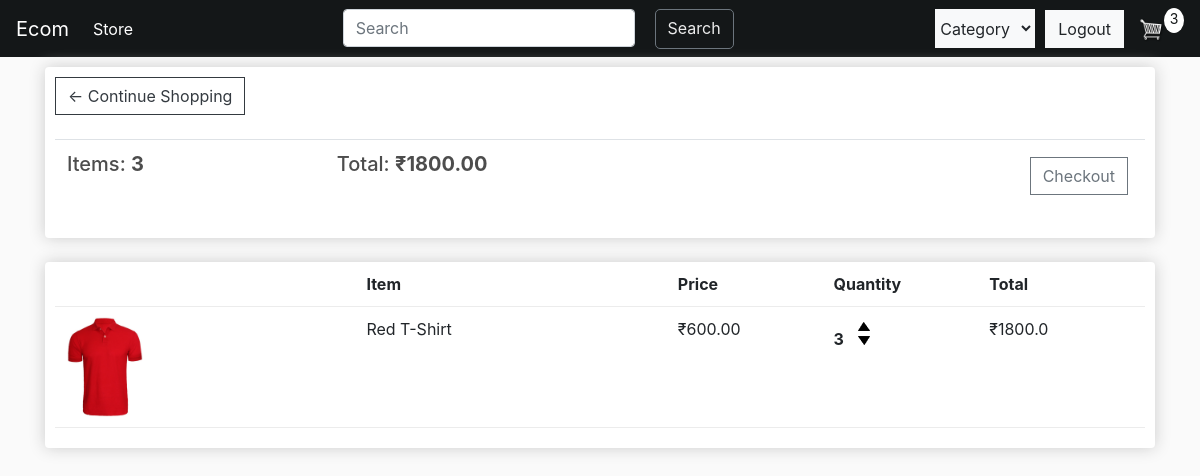
Page /cart (signed in) on the earlier database version.
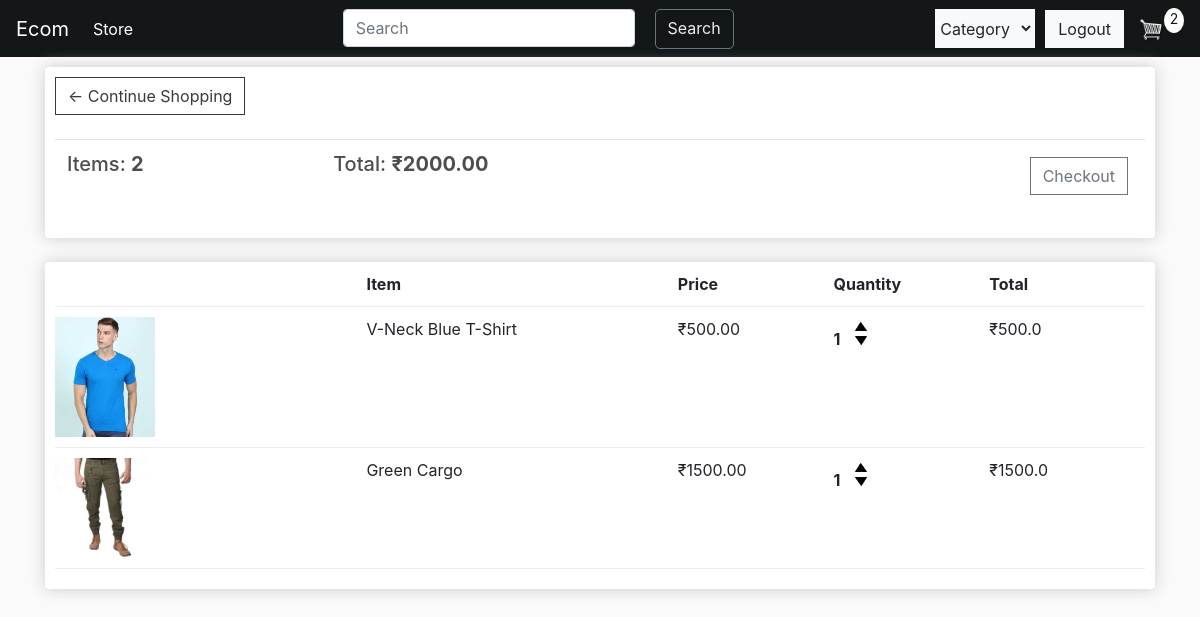
Same page on the later database version.
### store/models.py (models this page shows, shortened)
class Order(models.Model):
    customer = models.ForeignKey(Customer, on_delete=models.SET_NULL,blank=True,null=True)
    date_ordered = models.DateTimeField(auto_now_add=True)
    complete = models.BooleanField(default=False,null=True,blank=False)
    transaction_id = models.CharField(max_length=200, null=True)
    @property
    def get_cart_total(self):
        orderitem = self.orderitem_set.all()
        total =  sum([item.get_total for item in orderitem])
        return total
    @property
    def get_cart_items(self):
        orderitem = self.orderitem_set.all()
        total = sum([item.quantity for item in orderitem])
        return total

class OrderItem(models.Model):
    product = models.ForeignKey(Product, on_delete=models.SET_NULL, null =True)
    order = models.ForeignKey(Order, on_delete = models.SET_NULL, null = True)
    quantity = models.IntegerField(default = 0, null = True, blank = True)
    date_added = models.DateTimeField(auto_now_add = True)
    @property
    def get_total(self):
        total = self.product.price * self.quantity
        return total

class Product(models.Model):
    name = models.CharField(max_length=200,null=True)
    price = models.FloatField()
    description = models.CharField(max_length=500,blank=True,default="")
    CATEGORY = (('shirt','SHIRT'), ('t-shirt','T-SHIRT'),('trouser','TROUSER'))
    categories = models.CharField(max_length=7,choices=CATEGORY,default='shirt')
    image = models.ImageField(null=True,blank = True)
    stock = models.IntegerField(default = 0)
    @property
    def imageURL(self):
        try:
            url = self.image.url
        except:
            url = ''
        return url

### store/views.py (the view)
# urls.py: path('cart',views.cart,name='cart'),
def cart(request):
    if request.user.is_authenticated:
        customer = request.user.customer
        order, created = Order.objects.get_or_create(customer=customer, complete = False)
        items = order.orderitem_set.all()
        cartItems = order.get_cart_items
    else:
        items = []
        order = {"get_cart_items":0,"get_cart_total":0}
        cartItems = order["get_cart_items"]
    context = {"items":items, "order":order, "cartItems": cartItems}
    return render(request,'store/cart.html',context)

### store/templates/store/cart.html
{% extends 'store/main.html'%}
{% load static%}
{%block content%}
<div class="row">
    <div class="col-lg-12">
        <div class="box-element">
          <a class="btn btn-outline-dark" href="{%url 'store'%}">&#8592; Continue Shopping</a>
          <br>
          <br>
          <table class="table">
              <th><h5>Items: <strong>{{order.get_cart_items}}</strong></h6></th>
              <th><h5>Total: <strong>₹{{order.get_cart_total|floatformat:2}}</strong></h6></th>
              <th>
                  {% if user.is_authenticated %}
                    {% if cartItems > 0 %}
                        <a class="btn btn-outline-secondary checkout" href="{%url 'checkout' %}">
                            Checkout
                        </a>
                    {%else%}
                    <h5 style="float:right;">
                        Your cart is empty
                    </h5>
                    {% endif %}
                  {% else %}
                    <a class="btn btn-outline-secondary checkout" href="{%url 'login'%}">
                        Login first
                    </a>
                  {% endif %}
              </th>
          </table>
        </div>
        <br>
        <div class="box-element">
            <div class="cart-row">
                <div style="flex:2"></div>
                <div style="flex:2"><strong>Item</strong></div>
                <div style="flex:1"><strong>Price</strong></div>
                <div style="flex:1"><strong>Quantity</strong></div>
                <div style="flex:1"><strong>Total</strong></div>
            </div>
            {% for item in items %}
            <div class="cart-row">
                <div style="flex:2"><a href="#"><img src="{{item.product.imageURL}}" class="row-image"></a></div>
                <div style="flex:2">{{item.product.name}}</div>
                <div style="flex:1">₹{{item.product.price|floatformat:2}}</div>
                <div style="flex:1">
                    <p class="quantity">{{item.quantity}}</p>
                    <div class="quantity">
                        {% if item.product.stock > 0 %}
                        <img  data-product={{item.product.id}} data-action="add" src="{%static 'image/arrow-up.png'%}" class="chg-quantity update-cart">
                        {% endif %}
                        <img data-product={{item.product.id}} data-action="remove"src="{%static 'image/arrow-down.png'%}" class="chg-quantity update-cart">
                    </div>
                </div>
                <div style="flex:1">₹{{item.get_total}}</div>
            </div>
            {% endfor %}
        </div>
    </div>
</div>
{%endblock%}

### store/templates/store/main.html (shortened to what this page needs)
<!DOCTYPE html>
{%load static%}
<html lang="en">
    <head>
        <link rel="stylesheet" href="https://stackpath.bootstrapcdn.com/bootstrap/4.4.1/css/bootstrap.min.css">
        <link rel="stylesheet" type="text/css" href="{%static 'css/core.css'%}?{% now 'U'%}">
    </head>
    <body>
      <nav class="navbar navbar-expand-lg navbar-dark bg-dark">
        <a class="navbar-brand" href="{% url 'store' %}">Ecom</a>
        <div class="collapse navbar-collapse" id="navbarSupportedContent">
          <ul class="navbar-nav mr-auto">
            <li class="nav-item active">
              <a class="nav-link" href="{% url 'store' %}">Store <span class="sr-only">(current)</span></a>
            </li>
          </ul>
          <form action="{% url 'store'%}" method="GET" class="searching">
            <input class="form-control me-2 search-field" type="search" placeholder="Search" aria-label="Search" name="search" >
            <button class="btn btn-outline-secondary search-button" type="submit">Search</button>
          </form>
          <form action="{% url 'store'%}" method="GET">
            <select class="form-select btn-light selection" aria-label="Default select example" name="selection" onchange='this.form.submit()'>
              <option selected >Category</option>
            </select>
          </form>
            {% if user.is_authenticated %}
              <a href="{% url 'logout' %}" class="btn btn-light">Logout</a>
            {% else%}
              <a href="{% url 'login'%}"class="btn btn-light">Login</a>
            {% endif%}
             <a href="{% url 'cart' %}">
              <img  id="cart-icon" src="{% static 'image/cart.png' %}">
            </a>
            <p id="cart-total">{{cartItems}}</p>
          </div>
      </nav>
        <div class="container">
            {% block content%}
            {% endblock content%}
        </div>
    </body>
</html>

### static/css/core.css (style rules this page uses)
body { background-color: hsl(0, 0%, 98%); }
h1,h2,h3,h4,h5,h6 { color:hsl(0, 0%, 30%); }
.box-element { box-shadow:hsl(0, 0%, 80%) 0 0 16px; background-color: #fff; border-radius: 4px; padding: 10px; }
.bg-dark { background-color: #141718!important; }
#cart-icon { width:25px; display: inline-block; margin-left: 15px; }
#cart-total { display: block; text-align: center; color:#141718; background-color: #fff; width: 20px; height: 25px; border-radius: 50%; font-size: 14px; }
.col-lg-4, .col-lg-6, .col-lg-8, .col-lg-12 { margin-top: 10px; }
.btn { border-radius: 0; }
.row-image { width: 100px; }
.cart-row { display: flex; align-items: flex-stretch; padding-bottom: 10px; margin-bottom: 10px; border-bottom: 1px solid #ececec; }
.quantity { display: inline-block; font-weight: 700; padding-right:10px; }
.chg-quantity { width: 12px; cursor: pointer; display: block; margin-top: 5px; transition:.1s; }
.checkout { float:right; margin: 5px; }
.selection { margin-right: 10px; width: 100px; height: 39px; }
.search-field { display: inline-block; margin-right: 20px; }
.search-button { display: inline-block; color:#ececec; border-radius: 5px; padding-bottom: 8px; }
.searching { display: inherit; margin-right: auto; width: 391px; }

Differences in the rows shown:
removed OrderItem: product.imageURL (picture), product.name "Red T-Shirt", product.price "600.00", quantity "3", get_total "1800.0"
computed for Order: get_cart_items "3" → "2"; get_cart_total "1800.00" → "2000.00"
added OrderItem: product.imageURL (picture), product.name "V-Neck Blue T-Shirt", product.price "500.00", quantity "1", get_total "500.0"
added OrderItem: product.imageURL (picture), product.name "Green Cargo", product.price "1500.00", quantity "1", get_total "1500.0"
Other differences:
{{ cartItems }}: "3" → "2"
